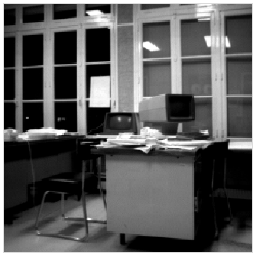
%> input picture Lab6-7/bureau.gif, 256 x 256 px
$ octave Labs6_7.m   (GNU Octave 9; MATLAB toolbox functions it lacks are replaced by stand-ins)
%> lines starting %> are read from the running program, lines starting %| are printed output that depends on the picture
### Lab3/Dirac.m
function OutSignal = Dirac(N, n)

if n > N || n < 0
    error('n must be +ve number < 20')
end

OutSignal = zeros(1, N);
OutSignal (n) = 1;

### Lab2/Step.m
function OutSignal = Step(N, n)

if n > N || n < 0
    error('n must be +ve number < 20')
end

OutSignal = zeros(1, N);
OutSignal (n:N) = 1;

### Lab6-7/Labs6_7.m
%% Ex.1
%1.1 ButterWorth and Chebychev-I Filters
figure();
[a,b] = butter(3, 0.5, 'low'); %Low-pass filter
[H, W]= freqz(a,b);
subplot(2,2,1); plot(W/pi, abs(H)); title('Low-Pass Butterworth Filter');

[a,b] = butter(3,0.5, 'high'); %High-pass filter
[H, W]= freqz(a,b);
subplot(2,2,2); plot(W/pi, abs(H)); title('High-pass Butterworth Filter');

[a,b] = butter(3, [0.4 0.6]); %Band-pass filter with pass band 0.4-0.6
[H, W]= freqz(a,b);
subplot(2,2,3); plot(W/pi, abs(H)); title('Band-pass Butterworth Filter');

[a,b] = butter(3,[0.4 0.6],'stop'); %Band-stop filter with stop band 0.4-0.6
[H, W]= freqz(a,b);
subplot(2,2,4); plot(W/pi, abs(H)); title('Band-Stop - Butterworth');

%% Chebychev-I Filter

figure();
[a,b] = cheby1(3,1,0.5,'low');  %Low-pass filter
[H, W]= freqz(a,b);
subplot(2,2,1); plot(W/pi, abs(H)); title('Low-pass Chebychev-I filter');

[a,b] = cheby1(3,1, 0.5, 'high'); %High-pass filter
[H, W]= freqz(a,b);
subplot(2,2,2); plot(W/pi, abs(H)); title('High-pass Chebychev-I filter');

[a,b] = cheby1(3,1, [0.4 0.6]); %Band-pass filter with pass band 0.4-0.6
[H, W]= freqz(a,b);
subplot(2,2,3); plot(W/pi, abs(H)); title('Band-pass Chebychev-I filter');

[a,b] = cheby1(3,1, [0.4 0.6] , 'stop'); %Band-stop filter with stop band 0.4-0.6
[H, W]= freqz(a,b);
subplot(2,2,4); plot(W/pi, abs(H)); title('Band-stop Chebychev-I filter');

%% 1.2

figure();
[x,y] = cheby1(3,1,0.5,'low'); % Chebyshev-I filter with order 3
[H, W]= freqz(x,y);
subplot(2,2,1); plot(W/pi, abs(H)); title('Low-pass Chebyshev-I filter with order 3');

[x,y] = cheby1(5,1,0.5,'low'); % Chebyshev-I filter with order 5
[H, W]= freqz(x,y);
subplot(2,2,2); plot(W/pi, abs(H)); title('Low-pass Chebyshev-I filter with order 5');

[x,y] = cheby1(10,1,0.5,'low'); % Chebyshev-I filter with order 10
[H, W]= freqz(x,y);
subplot(2,2,3); plot(W/pi, abs(H)); title('Low-pass Chebyshev-I filter with order 10');

[x,y] = cheby1(20,1,0.5,'low'); % Chebyshev-I filter with order 20
[H, W]= freqz(x,y);
subplot(2,2,4); plot(W/pi, abs(H)); title('Low-pass Chebyshev-I filter with order 20');
%> after `title('Low-pass Chebyshev-I filter with order 20')`:
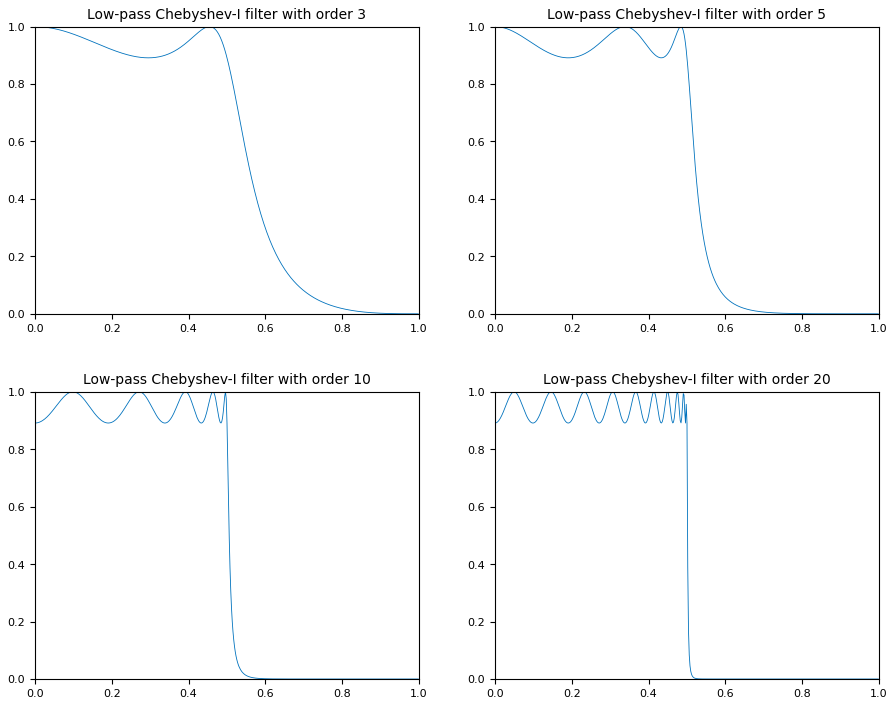
%> figure redrawn from the program's plot data, 4 panels; panel 1: curve peaks at x = 0, y = 1; panel 3: curve peaks at x = 0.271, y = 1; panel 4: curve peaks at x = 0.307, y = 1

% Discussion:
% By increasing the order the filter is closer to the ideal low pass
% filter, but the ripples increase as well.

%% Ex.2
% Dirac signal:
dirac = Dirac(40, 20); % dirac with n = 20 and N = 40 from lab 1

% Values of scaling
scale = 0.5;
Ts = 1;
alpha = scale*Ts;
alpha_signal = exp(-alpha) ;

% Anti-Causal part of smoothing filter
DiracAnticausalSmoothing = zeros(length(dirac),1);
DiracLength=length(dirac)-2:-1:1;

for i =  DiracLength
 DiracAnticausalSmoothing(i) = scale*alpha*alpha_signal*dirac(i+1)+(2*alpha_signal)*DiracAnticausalSmoothing(i+1)-(alpha_signal^2)*DiracAnticausalSmoothing(i+2);
end

figure(); stem (DiracAnticausalSmoothing); title('Dirac Anti-causal Smoothing');
%> after `title('Dirac Anti-causal Smoothing')`:
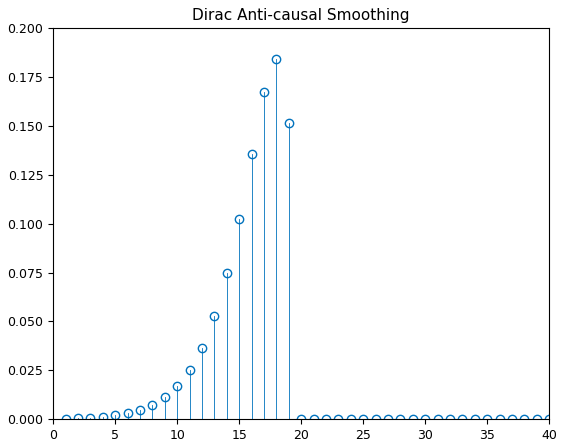
%> figure redrawn from the program's plot data; highest point at x = 18, y = 0.184

% Causal part of smoothing
DiracCausalSmoothing = zeros(length(dirac),1);

for i = 3:length(dirac);
 DiracCausalSmoothing(i) = -scale*alpha*alpha_signal*dirac(i-1)+(2*alpha_signal)*DiracAnticausalSmoothing(i-1)-(alpha_signal^2)*DiracAnticausalSmoothing(i-2);
end

figure(); stem(DiracCausalSmoothing); title('Dirac Causal Smoothing');
%> after `title('Dirac Causal Smoothing')`:
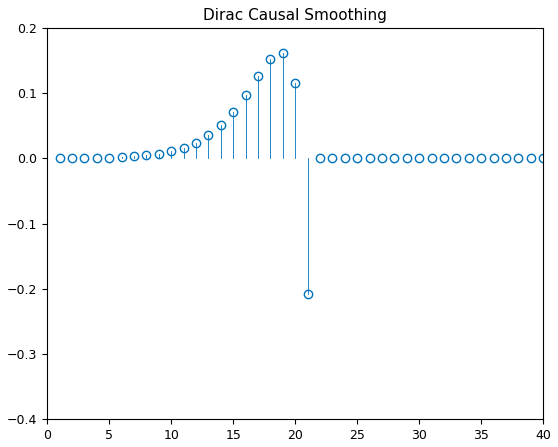
%> figure redrawn from the program's plot data; highest point at x = 19, y = 0.162

% Step Signal
step10=Step(40,10);
step30=Step(40,30);
step = step10 - step30;

% Causal Derivative function
StepCausal = zeros(length(step),1) ;

for i = 3 : length(step)
 StepCausal(i) = step(i)+alpha_signal*(alpha-1)*step(i-1)+(2*alpha_signal)*StepCausal(i-1)-(alpha_signal^2)*StepCausal(i-2) ;
end

figure(); stem (StepCausal); title('Causal Deravative');
%> after `title('Causal Deravative')`:
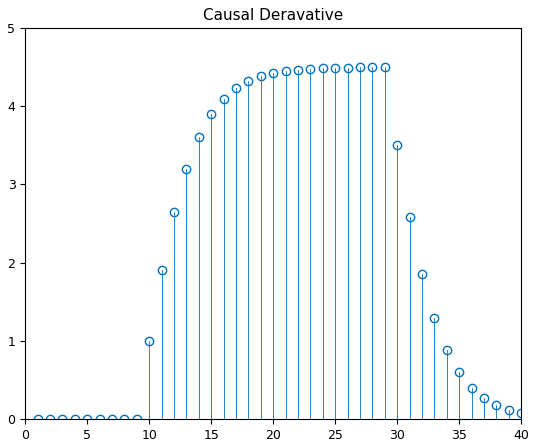
%> figure redrawn from the program's plot data; highest point at x = 29, y = 4.5

%Anti-causal derivative function

StepAnticausal = zeros(length (step),1);
step_length = length(step)-2 : -1 : 1 ;

for i = step_length
 StepAnticausal(i) = alpha_signal*(alpha+1)*step(i+1)-(alpha_signal^2)*step(i+2)+(2*alpha_signal)*StepAnticausal(i+1)-(alpha_signal^2)*StepAnticausal(i+2) ;
end

figure(); stem (StepAnticausal); title('Anti-Causal Deravative');
%> after `title('Anti-Causal Deravative')`:
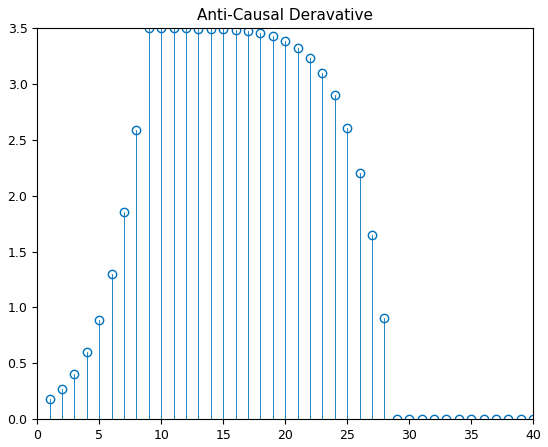
%> figure redrawn from the program's plot data; highest point at x = 9, y = 3.5

%% Ex. 3
%3.1
bureau = imread('bureau.gif');
%> bureau is the input picture: size 256x256 uint8; min 0, max 255, mean 91.3
figure(); imshow(bureau); title('Original');

DerivedHorizontal = zeros(size(bureau));
DerivedVertical = zeros(size(bureau));

for j = 1:size(bureau, 2)
    ImgHorz = bureau(:,j);

    response_causal = zeros(length (ImgHorz),1) ;
    for i = 3 : length(ImgHorz)
     response_causal(i) = ImgHorz(i)+alpha_signal*(alpha-1)*ImgHorz(i - 1)+(2*alpha_signal)*response_causal(i-1)-(alpha_signal^2)*response_causal(i-2) ;
    end

    response_antiCausal = zeros(length (ImgHorz ),1) ;
    ImgLength = length(ImgHorz)-2 : -1 : 1 ;
    for i =  ImgLength
     response_antiCausal(i) = alpha_signal*(alpha+1)*ImgHorz(i+1)-(alpha_signal^2)*ImgHorz(i+2)+(2*alpha_signal)*response_antiCausal(i+1)-(alpha_signal^2)*response_antiCausal(i+2) ;
    end

    response = response_causal + response_antiCausal;

    DerivedHorizontal(:,j) = response;
end
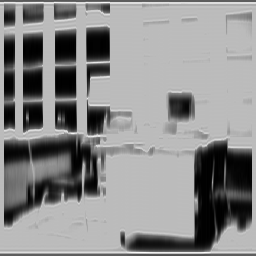
%> DerivedHorizontal: size 256x256 double; min 0, max 507, mean 278.3; drawn with min black and max white
%> after the loop, response_antiCausal = 256 values, max 255 at index 253, min 0 at index 255, mean 185.1; response_causal = 256 values, max 255 at index 3, min 0 at index 1, mean 185.4

figure(); imshow (DerivedHorizontal, []); title('Horizontal Derivative');

for j = 1:size(bureau, 2)

    ImgVert = bureau(j,:);

    response_causal = zeros(length (ImgVert),1) ;
    for i = 3 : length(ImgVert)
     response_causal(i) = ImgVert(i)+alpha_signal*(alpha-1)*ImgVert(i - 1)+(2*alpha_signal)*response_causal(i-1)-(alpha_signal^2)*response_causal(i-2) ;
    end

    response_antiCausal = zeros(length (ImgVert ),1) ;
    ImgLength = length(ImgVert)-2 : -1 : 1 ;
    for i =  ImgLength
     response_antiCausal(i) = alpha_signal*(alpha+1)*ImgVert(i+1)-(alpha_signal^2)*ImgVert(i+2)+(2*alpha_signal)*response_antiCausal(i+1)-(alpha_signal^2)*response_antiCausal(i+2) ;
    end
    response2 = response_causal + response_antiCausal;

    DerivedVertical(j,:) = response2;
end
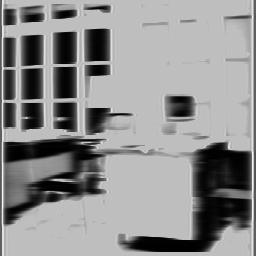
%> DerivedVertical: size 256x256 double; min 0, max 499, mean 278.5; drawn with min black and max white

figure(); imshow (DerivedVertical, []); title('Vertical Derivative');
